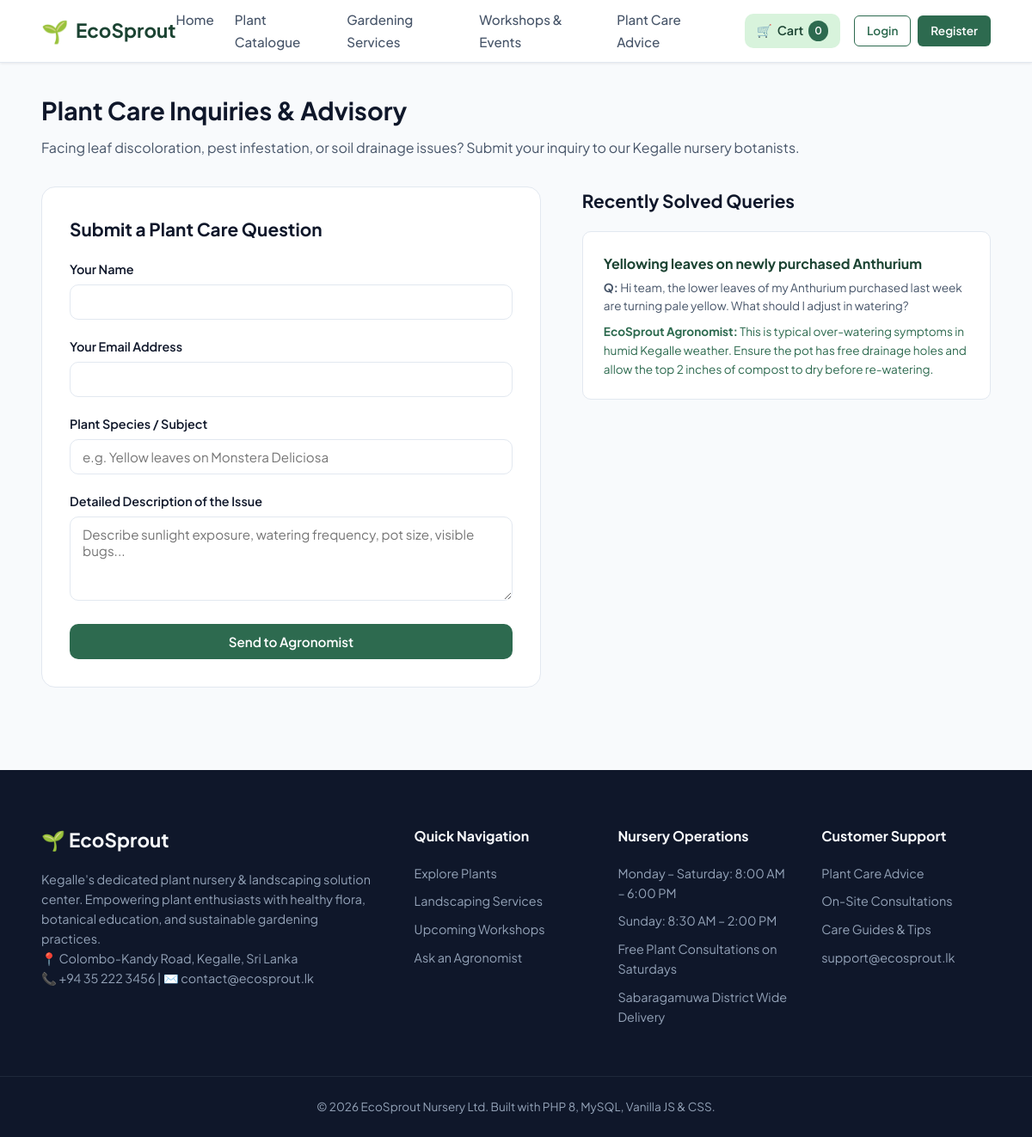
Page /pages/inquiry.php on the committed database.
### tables this page shows
CREATE TABLE inquiries (
    id INT AUTO_INCREMENT PRIMARY KEY,
    user_id INT NULL,
    customer_name VARCHAR(120) NOT NULL,
    customer_email VARCHAR(150) NOT NULL,
    subject VARCHAR(200) NOT NULL,
    message TEXT NOT NULL,
    status ENUM('open', 'in_progress', 'resolved') DEFAULT 'open',
    staff_reply TEXT NULL,
    staff_id INT NULL,
    replied_at DATETIME NULL,
    created_at TIMESTAMP DEFAULT CURRENT_TIMESTAMP,
    FOREIGN KEY (user_id) REFERENCES users(id) ON DELETE SET NULL ON UPDATE CASCADE,
    FOREIGN KEY (staff_id) REFERENCES users(id) ON DELETE SET NULL ON UPDATE CASCADE,
    INDEX idx_inquiry_status (status)
);

### config/helpers.php (called while the page is built, shortened)
<?php
function is_logged_in(): bool {
    return isset($_SESSION['user_id']);
}
function current_user(): ?array {
    if (!is_logged_in()) {
        return null;
    }
    return [
        'id'        => $_SESSION['user_id'],
        'full_name' => $_SESSION['user_name'] ?? 'User',
        'email'     => $_SESSION['user_email'] ?? '',
        'role'      => $_SESSION['user_role'] ?? 'customer'
    ];
}
?>

### pages/inquiry.php (the view, shortened to what this page needs)
<?php
require_once __DIR__ . '/../includes/header.php';
$pdo = Database::getConnection();
$recentInquiries = $pdo->query("SELECT * FROM inquiries WHERE status = 'resolved' ORDER BY id DESC LIMIT 3")->fetchAll();
?>
<div class="container" style="padding-top: 2rem;">
    <h1 class="section-title">Plant Care Inquiries & Advisory</h1>
    <p class="section-subtitle">Facing leaf discoloration, pest infestation, or soil drainage issues? Submit your inquiry to our Kegalle nursery botanists.</p>
    <div style="display: grid; grid-template-columns: 1.1fr 0.9fr; gap: 3rem; margin-bottom: 3rem;">
        <div style="background: var(--surface-white); border: 1px solid var(--border-color); border-radius: var(--radius-lg); padding: 2rem;">
            <h2 style="font-size: 1.3rem; margin-bottom: 1.2rem;">Submit a Plant Care Question</h2>
            <form id="inquiryForm">
                <div class="form-group">
                    <label>Your Name</label>
                    <input type="text" name="customer_name" class="form-control" value="<?= htmlspecialchars(current_user()['full_name'] ?? '') ?>" required>
                </div>
                <div class="form-group">
                    <label>Your Email Address</label>
                    <input type="email" name="customer_email" class="form-control" value="<?= htmlspecialchars(current_user()['email'] ?? '') ?>" required>
                </div>
                <div class="form-group">
                    <label>Plant Species / Subject</label>
                    <input type="text" name="subject" class="form-control" placeholder="e.g. Yellow leaves on Monstera Deliciosa" required>
                </div>
                <div class="form-group">
                    <label>Detailed Description of the Issue</label>
                    <textarea name="message" class="form-control" rows="4" placeholder="Describe sunlight exposure, watering frequency, pot size, visible bugs..." required></textarea>
                </div>
                <button type="submit" class="btn btn-primary" style="width: 100%;">Send to Agronomist</button>
            </form>
        </div>
        <div>
            <h2 style="font-size: 1.3rem; margin-bottom: 1.2rem;">Recently Solved Queries</h2>
            <div style="display: flex; flex-direction: column; gap: 1rem;">
                <?php if (empty($recentInquiries)): ?>
                    <div style="background: var(--surface-white); padding: 1.5rem; border-radius: var(--radius-md); border: 1px solid var(--border-color);">
                        <h4 style="color: var(--primary-dark);">Yellowing leaves on Anthurium?</h4>
                        <p style="font-size: 0.9rem; color: var(--text-muted); margin-top: 6px;">Often caused by over-watering or poorly draining soil in Kegalle's humid climate. Ensure drainage holes are unblocked and let top 2 inches dry before watering.</p>
                    </div>
                <?php else: ?>
                    <?php foreach ($recentInquiries as $inq): ?>
                        <div style="background: var(--surface-white); padding: 1.5rem; border-radius: var(--radius-md); border: 1px solid var(--border-color);">
                            <h4 style="color: var(--primary-dark);"><?= htmlspecialchars($inq['subject']) ?></h4>
                            <p style="font-size: 0.85rem; color: var(--text-muted); margin-top: 4px;"><strong>Q:</strong> <?= htmlspecialchars($inq['message']) ?></p>
                            <p style="font-size: 0.85rem; color: var(--primary); margin-top: 8px;"><strong>EcoSprout Agronomist:</strong> <?= htmlspecialchars($inq['staff_reply']) ?></p>
                        </div>
                    <?php endforeach; ?>
                <?php endif; ?>
            </div>
        </div>
    </div>
</div>
<?php require_once __DIR__ . '/../includes/footer.php'; ?>

### assets/css/style.css (style rules this page uses)
:root { --primary: #2d6a4f; --primary-dark: #1b4332; --primary-light: #52b788; --primary-subtle: #d8f3dc; --accent: #b7e4c7; --accent-orange: #d97706; --text-dark: #0f172a; --text-muted: #475569; --bg-light: #f8fafc; --surface-white: #ffffff; --border-color: #e2e8f0; --danger: #dc2626; --success: #16a34a; --warning: #f59e0b; --radius-sm: 6px; --radius-md: 10px; --radius-lg: 16px; --shadow-sm: 0 1px 3px rgba(0,0,0,0.08); --shadow-md: 0 4px 12px rgba(0,0,0,0.06); --shadow-lg: 0 10px 25px rgba(0,0,0,0.1); --font-main: 'Plus Jakarta Sans', system-ui, -apple-system, sans-serif; }
* { box-sizing: border-box; margin: 0; padding: 0; }
body { font-family: var(--font-main); background-color: var(--bg-light); color: var(--text-dark); line-height: 1.6; display: flex; flex-direction: column; min-height: 100vh; }
.container { width: 92%; max-width: 1200px; margin: 0 auto; }
.btn { display: inline-flex; align-items: center; justify-content: center; padding: 10px 20px; font-size: 0.95rem; font-weight: 600; border-radius: var(--radius-md); border: 1px solid transparent; cursor: pointer; font-family: inherit; transition: all 0.2s ease; }
.btn-primary { background: var(--primary); color: white; }
.form-group { margin-bottom: 1.25rem; }
.form-group label { display: block; font-weight: 600; margin-bottom: 6px; font-size: 0.9rem; color: var(--text-dark); }
.form-control { width: 100%; padding: 10px 14px; border: 1px solid var(--border-color); border-radius: var(--radius-md); font-family: inherit; font-size: 0.95rem; transition: border-color 0.2s; background: var(--surface-white); }
.section-title { font-size: 1.8rem; font-weight: 700; color: var(--text-dark); margin-bottom: 0.5rem; }
.section-subtitle { color: var(--text-muted); margin-bottom: 2rem; font-size: 1rem; }

### rows in the picture
inquiries: subject "Yellowing leaves on newly purchased Anthurium", message "Hi team, the lower leaves of my Anthurium purchased last week are turning pale yellow. What should I adjust in watering?", staff_reply "This is typical over-watering symptoms in humid Kegalle weather. Ensure the pot has free drainage holes and allow the top 2 inches of compost to dry before re-watering."

### other values in the picture
$cartCount "0"
APP_LOCATION "Colombo-Kandy Road, Kegalle, Sri Lanka"
